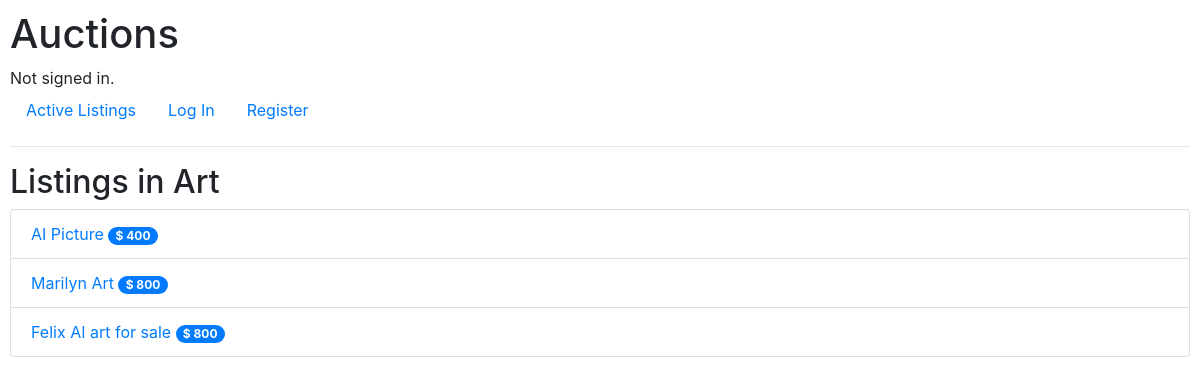
The page /listings/category/Art  on the database its author committed.
### auctions/models.py (models this page shows, shortened)
class Listing(models.Model):
    id = models.BigAutoField(primary_key=True)
    author = models.ForeignKey(User, on_delete=models.CASCADE, related_name="listings")
    title = models.CharField(max_length=200)
    image = models.ImageField(upload_to='auctions/')  # Store uploaded auction item
    price = models.IntegerField(default=0)
    isActive = models.BooleanField(default=True)
    description = models.CharField(max_length=400)
    category = models.CharField(max_length=200)
    watchlist = models.ManyToManyField(User, blank=True, related_name="listingwatchlist")

### auctions/views.py (the view)
# urls.py: path("listings/category/<str:category_name>", views.listings_by_category, name="listings_by_category")
def listings_by_category(request, category_name):
    listings = Listing.objects.filter(category=category_name, isActive=True)
    return render(request, "auctions/listings_by_category.html", {
        "category_name": category_name,
        "listings": listings
    })

### auctions/templates/auctions/listings_by_category.html (shortened to what this page needs)
{% extends "auctions/layout.html" %}
{% block body %}
<h2>Listings in {{ category_name }}</h2>
{% if listings %}
  <ul class="list-group">
    {% for listing in listings %}
      <li class="list-group-item">
        <a href="{% url 'listing' listing.id %}">{{ listing.title }}</a>
        <span class="badge badge-primary badge-pill">$ {{ listing.price }}</span>
      </li>
    {% endfor %}
  </ul>
{% else %}
  <p>No active listings in this category.</p>
{% endif %}
{% endblock %}

### auctions/static/auctions/styles.css (style rules this page uses)
body { padding: 10px; }

### rows shown on the page
Listing: title "AI Picture", price "400"
Listing: title "Marilyn Art", price "800"
Listing: title "Felix AI art for sale", price "800"

### other values the page prints
{{ category_name }} "Art"
